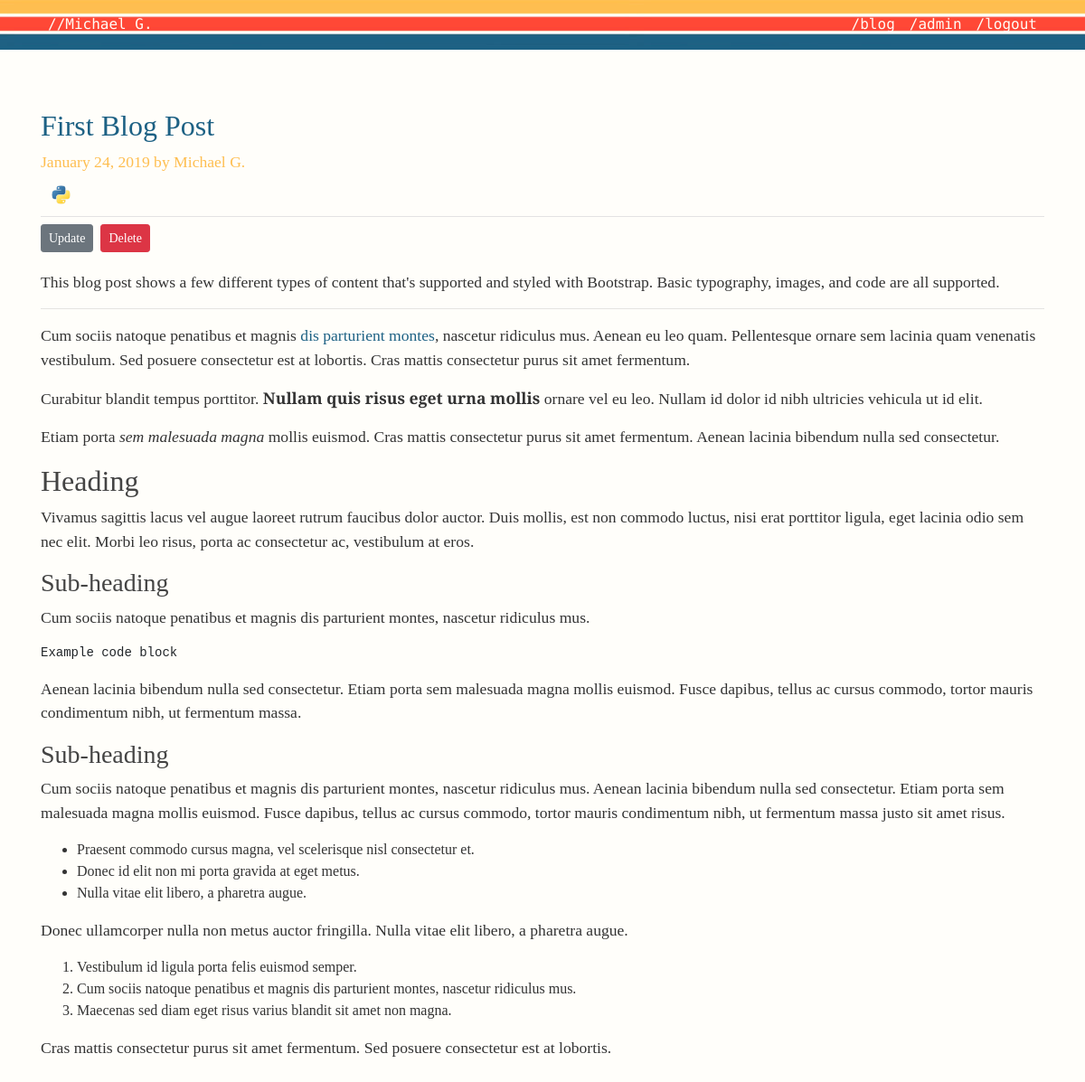
Screenshot of /post/first-blog-post (signed in) with the database file from the repository.
### personal_blog/models.py (models this page shows, shortened)
class Post(ResourceMixin, db.Model):
    id = db.Column(db.Integer, primary_key=True)
    title = db.Column(db.String(100), nullable=False)
    slug = db.Column(db.String(100), unique=True, nullable=False)
    date_posted = db.Column(db.DateTime, nullable=False, default=datetime.utcnow)
    content = db.Column(db.Text, nullable=False)
    user_id = db.Column(db.Integer, db.ForeignKey('user.id'), nullable=False)
    tags = db.relationship('Tag', secondary=posts_and_tags, lazy='subquery', backref=db.backref('pages', lazy=True))

class User(ResourceMixin, UserMixin, db.Model):
    id = db.Column(db.Integer, primary_key=True)
    username = db.Column(db.String(20), unique=True, nullable=False)
    alias = db.Column(db.String(20), unique=True, nullable=False)
    image_file = db.Column(db.String(20), nullable=False, default='default.jpg')
    password = db.Column(db.String(60), nullable=False)
    posts = db.relationship('Post', backref='author', lazy=True)

class Tag(ResourceMixin, db.Model):
    id = db.Column(db.Integer, primary_key=True)
    slug = db.Column(db.String(20), unique=True, nullable=False)
    tag_name = db.Column(db.String(20), unique=True, nullable=False)
    image_file = db.Column(db.String(20), nullable=False, default='default.jpg')

### personal_blog/routes.py (the view)
@app.route("/post/<slug>")
def post(slug):
    post = Post.query.filter_by(slug=slug).first_or_404()
    print(post)
    return render_template('post.html', title=post.title, post=post)

### personal_blog/lib/util_sqlalchemy.py (called while the page is built)
    def __str__(self):
        obj_id = hex(id(self))
        columns = self.__table__.c.keys()
        values = ', '.join("%s=%r" % (n, getattr(self, n)) for n in columns)
        return '<%s %s(%s)>' % (obj_id, self.__class__.__name__, values)

### personal_blog/models.py (called while the page is built)
@login_manager.user_loader
def load_user(user_id):
    return User.query.get(int(user_id))

### personal_blog/templates/post.html (shortened to what this page needs)
{% extends "layout.html" %} {% block content %}
<div class="row" id="blog_post">
    <div class="blog-post">
        <div class="row">
            <article class="media content-section">
                <div class="col-sm-12 blog-main">
                    <div class="media-body">
                        <div class="article-metadata">
                            <h2> <a href="{{ url_for('post', slug=post.slug) }}">{{ post.title }}</a></h2>
                            <p class="blog-post-meta">{{ post.date_posted.strftime('%B %d, %Y') }} by {{ post.author.alias }} </p>
                            {% for tag in post.tags %}
                            <a href="{{ url_for('tag_posts', slug=tag.slug) }}" , title="{{ tag.tag_name }}">
                                <img class="img-fluid rounded-circle article-img" src="{{ url_for('static', filename='images/tags/'+ tag.image_file) }}">
                            </a>
                            {% endfor %}
                        </div>
                        {% if post.author == current_user %}
                        <div>
                            <a class="btn btn-secondary btn-sm mt-1 mb-1" href="{{ url_for('update_post', slug=post.slug) }}">Update</a>
                            <button type="button" class="btn btn-danger btn-sm m-1" data-toggle="modal" data-target="#deleteModal">Delete</button>
                        </div>
                        {% endif %}
                        <p class="article-content">{{ post.content|safe }}</p>
                    </div>
            </article>
            </div>
        </div>
    </div>
    {% endblock content %}

### personal_blog/static/main.css (style rules this page uses)
a { color: #1d6184; }
.blog-post-meta { font-family: 'Zilla Slab', serif; }
body { background: #fffefa; color: #333333; margin-top: 5rem; font-family: 'Zilla Slab', serif; font-weight: 400; font-style: normal; }
h1, h2, h3, h4, h5, h6 { color: #444444; font-family: 'Zilla Slab', serif; }
p { font-size: 1.1rem; }
.article-content { white-space: pre-line; }
.article-img { width: 45px; padding: .5rem ; }
.article-metadata { padding-bottom: 1px; margin-bottom: 4px; border-bottom: 1px solid #e3e3e3 }
.blog-post { margin-bottom: 3rem; }
#blog_post { padding-top: 40px; }
.blog-post-meta { color: #febe50; margin-bottom: 0rem; }

### rows the page displays
Post: title "First Blog Post", date_posted "January 24, 2019", content "This blog post shows a few different types of content that's supported and styled with Bootstrap. Basic typography, images, and code are all supported. Cum sociis natoque penatibus et magnis dis parturient montes , nascetur ridiculus mus. Aenean eu leo quam. Pellentesque ornare sem lacinia quam venenatis vestibulum. Sed posuere consectetur est at lobortis. Cras mattis consectetur purus sit amet fermentum. Curabitur blandit tempus porttitor. Nullam quis risus eget urna mollis ornare vel eu leo. Nullam id dolor id nibh ultricies vehicula ut id elit. Etiam porta sem malesuada magna mollis euismod. Cras mattis consectetur purus sit amet fermentum. Aenean lacinia bibendum nulla sed consectetur.…"
User: author.alias "Michael G."
Tag: image_file (picture)
